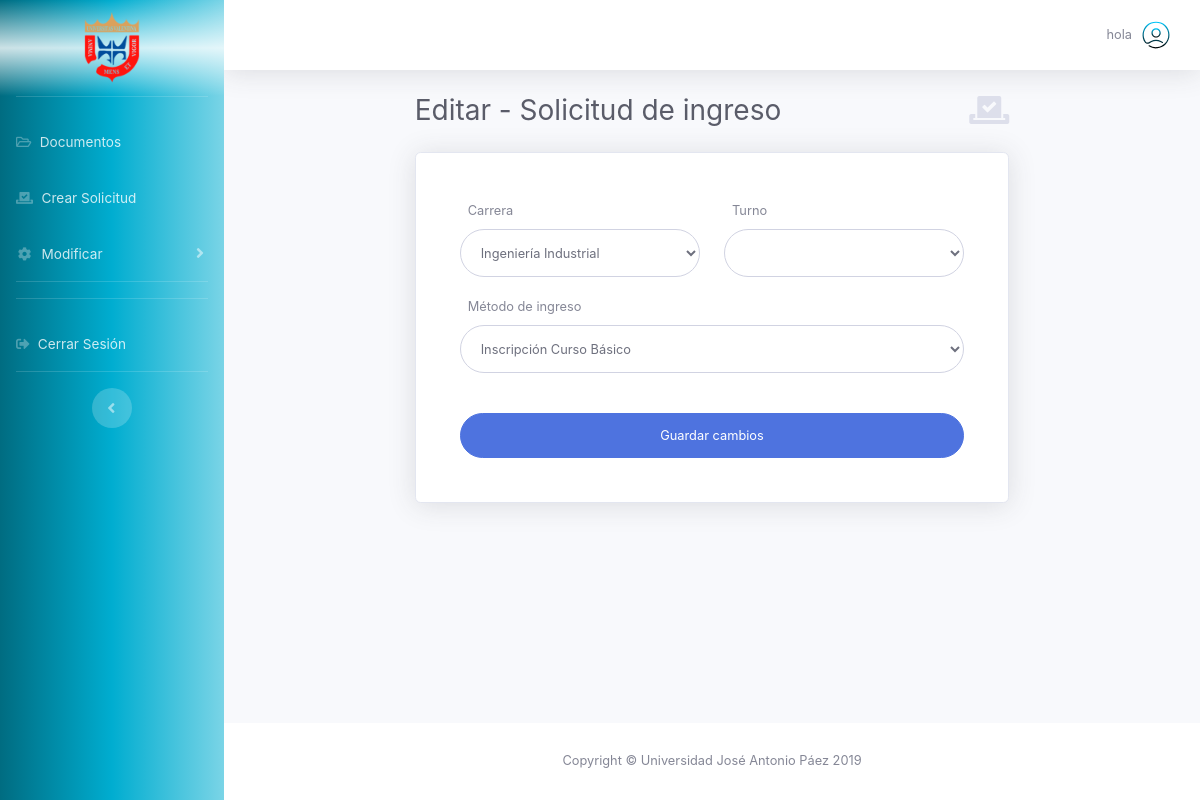
Before: /page-student-edit-solicitud.php (signed in) with the older database file.
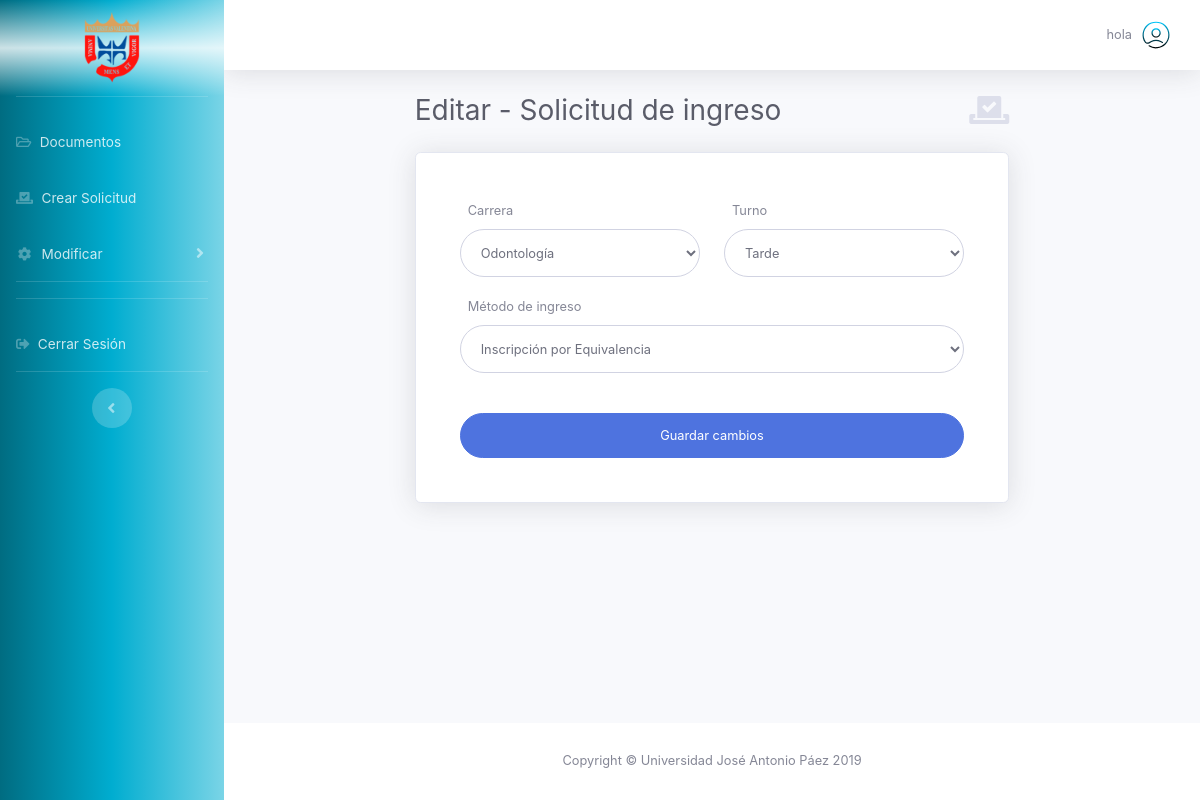
After: the same page with the newer database file.
### tables this page shows
CREATE TABLE `carreras` (
  `codigo` int(11) NOT NULL,
  `nombre` text NOT NULL,
  `estatus` int(11) NOT NULL,
  `manana` int(11) NOT NULL,
  `tarde` int(11) NOT NULL,
  `noche` int(11) NOT NULL
);

CREATE TABLE `tipo_solicitud` (
  `tipo` int(2) NOT NULL,
  `nombre_solicitud` text NOT NULL,
  `activa` int(1) NOT NULL
);

CREATE TABLE `solicitudes` (
  `id_solicitud` int(11) NOT NULL,
  `alumno` int(11) NOT NULL,
  `fechaCreacion` date NOT NULL,
  `estadoSolicitud` int(11) NOT NULL COMMENT '0- Pendiente 1- Atendida',
  `fechaAtencion` date NOT NULL COMMENT 'Fecha en la que fue atendida',
  `tipo` int(11) NOT NULL,
  `carrera` int(11) NOT NULL,
  `turno` int(11) NOT NULL,
  `personalAtencion` varchar(255) NOT NULL COMMENT 'Nombre del personal que la atendio'
);

### page-student-edit-solicitud.php (the view, shortened to what this page needs)
<!DOCTYPE html>
<html lang="es">
<head>
  <link href="vendor/fontawesome-free/css/all.min.css" rel="stylesheet" type="text/css">
  <link href="css/font.css" rel="stylesheet">
  <link href="css/sb-admin-2.css" rel="stylesheet">
  <link href="css/dash.css" rel="stylesheet">
  <link href="css/style.css" rel="stylesheet">
</head>
<body id="page-top">
  <div id="wrapper">
    <?php require('front/general/sidebar.php'); ?>
    <div id="content-wrapper" class="d-flex flex-column">
      <div id="content">
        <?php require 'front/general/navbar.php'; ?>
        <div id="page-student-edit-solicitud" class="container-fluid">
          <?php
include 'back/conexion.php';
if (isset($_SESSION['id'])) {
    $ida = $_SESSION['id'];
};
$sql_sol = "SELECT carrera, turno, solicitudes.tipo, tipo_solicitud.nombre_solicitud as nombreSolicitud, carreras.nombre as carreraNombre FROM solicitudes
          LEFT JOIN tipo_solicitud ON solicitudes.tipo=tipo_solicitud.tipo
          LEFT JOIN carreras ON carreras.codigo=solicitudes.carrera
              WHERE solicitudes.alumno = $ida;";
$result_sol = mysqli_query($conexion, $sql_sol);
if ($result_sol->num_rows > 0) {
    $row_sol = mysqli_fetch_assoc($result_sol);
} else {
    $mensaje = "Ocurrió un error al cargar datos de solicitud";
    echo ($mensaje);
}
$tipo = $row_sol['tipo'];
$nombre_solicitud = $row_sol['nombreSolicitud'];
$turno = $row_sol['turno'];
$carrera = $row_sol['carrera'];
switch ($turno) {
    case 2:
        $turno_name = 'Tarde';
        break;
};
$verificar_check = 0;
?>
          <div class="d-sm-flex col-sm-12 col-md-10 col-lg-8 align-items-center justify-content-between mb-4 mx-auto">
            <h1 class="h3 mb-0 text-gray-800">Editar - Solicitud de ingreso</h1>
            <a class="d-none d-sm-inline-block"><i class="fas fa-vote-yea fa-2x text-gray-300"></i></a>
          </div>
          <div class="col-sm-12 col-md-10 col-lg-8 mx-auto">
            <div class="card shadow mb-4">
              <div class="card-body">
                <div class="p-4">
                  <form id="solicitudForm" method="POST" class="user needs-validation" novalidate>
                    <div class="form-group row">
                      <div class="col-sm-6 my-auto">
                        <label class="pl-2"><small>Carrera</small></label><br>
                        <select id="carrera" name="carrera" class="form-control" data-toggle="tooltip"
                          data-placement="top" title="Carrera"
                          <?php echo ($verificar_check == 0) ? 'required' : 'readonly disabled' ?>>
                          <option  value="<?php echo $carrera ?>"><?php echo $row_sol['carreraNombre'] ?></option>
                        </select>
                      </div>
                      <div class="col-sm-6 my-auto">
                        <label class="pl-2"><small>Turno</small></label><br>
                        <select id="turno" name="turno" class="form-control" data-toggle="tooltip" data-placement="top"
                          title="Turno"
                          <?php echo ($verificar_check == 0) ? 'required' : 'readonly disabled' ?>>
                          <option disabled="disabled" selected value="<?php echo $turno ?>"><?php echo $turno_name ?>
                          </option>
                        </select>
                      </div>
                    </div>
                    <div class="form-group row">
                      <div class="col my-auto">
                        <label class="pl-2"><small>Método de ingreso</small></label><br>
                        <select id="nombre_solicitud" name="nombre_solicitud" class="form-control" data-toggle="tooltip"
                          data-placement="top" title="Método de ingreso"
                          <?php echo ($verificar_check == 0) ? 'required' : 'readonly disabled' ?>>
                          <option value="<?php echo $tipo ?>"><?php echo $nombre_solicitud ?></option>
                        </select>
                      </div>
                    </div>
                    <br>
                    <button id="editSol" type="submit" class="btn btn-primary btn-user btn-block">
                      Guardar cambios
                    </button>
                  </form>
                </div>
              </div>
            </div>
          </div>
        </div>
      </div>
      <?php require 'front/general/footer.php'; ?>
    </div>
  </div>
</body>
</html>

Changed rows visible on the page:
no longer on this page (row unchanged): carreras: carrera "Ingeniería Industrial"
no longer on this page (row unchanged): tipo_solicitud: nombre_solicitud "Inscripción Curso Básico"
added solicitudes: carrera "Odontología", nombre_solicitud "Inscripción por Equivalencia"
Other visible differences:
form field turno: (not shown) → "Tarde"
